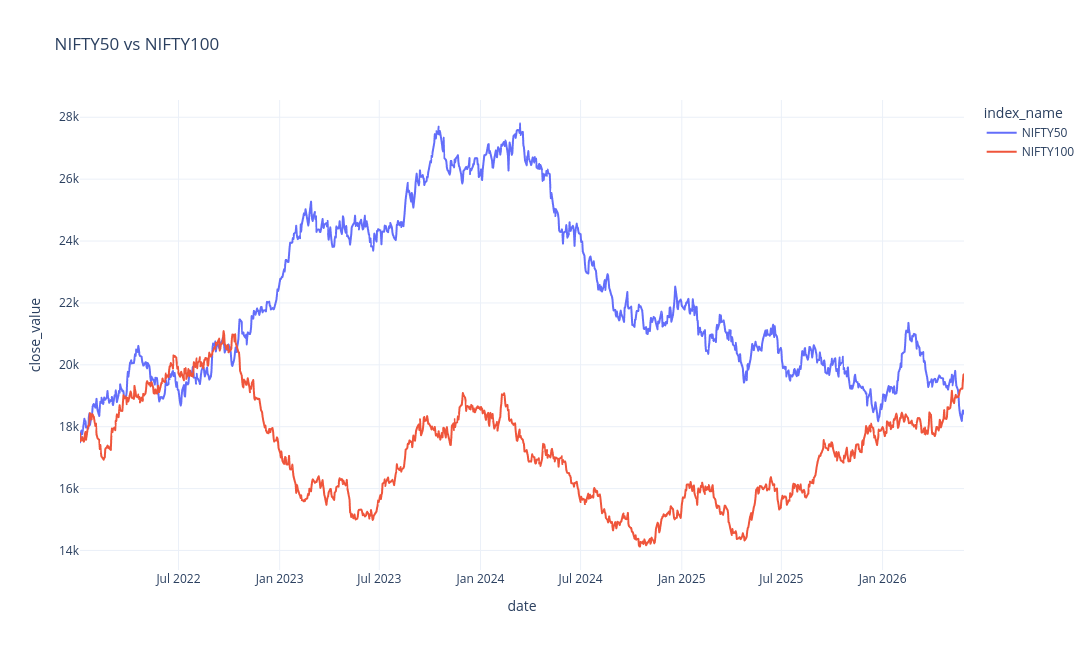

The notebook cell saved with this chart:
### Code cell
fig = px.line(
    benchmark_filtered,
    x="date",
    y="close_value",
    color="index_name",
    title="NIFTY50 vs NIFTY100"
)

fig.update_layout(
    width=1200,
    height=650,
    template="plotly_white"
)

fig.show()

### Figure 1 — Plotly figure (JSON) as saved in the notebook; plotly's stock layout.template omitted (floating-point values rounded to 4 significant figures; data arrays with more than 128 entries replaced by an {"elided": "..."} marker saying what was removed)
{"data": [{"hovertemplate": "index_name=NIFTY50<br>date=%{x}<br>close_value=%{y}<extra></extra>", "legendgroup": "NIFTY50", "line": {"color": "#636efa", "dash": "solid"}, "marker": {"symbol": "circle"}, "mode": "lines", "name": "NIFTY50", "showlegend": true, "type": "scattergl", "x": {"elided": "1150 str values"}, "xaxis": "x", "y": {"elided": "1150 float values"}, "yaxis": "y"}, {"hovertemplate": "index_name=NIFTY100<br>date=%{x}<br>close_value=%{y}<extra></extra>", "legendgroup": "NIFTY100", "line": {"color": "#EF553B", "dash": "solid"}, "marker": {"symbol": "circle"}, "mode": "lines", "name": "NIFTY100", "showlegend": true, "type": "scattergl", "x": {"elided": "1150 str values"}, "xaxis": "x", "y": {"elided": "1150 float values"}, "yaxis": "y"}], "layout": {"height": 650, "legend": {"title": {"text": "index_name"}, "tracegroupgap": 0}, "title": {"text": "NIFTY50 vs NIFTY100"}, "width": 1200, "xaxis": {"anchor": "y", "domain": [0, 1], "title": {"text": "date"}}, "yaxis": {"anchor": "x", "domain": [0, 1], "title": {"text": "close_value"}}}}
